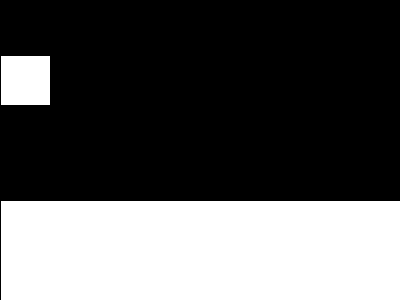
Frame 1 (no input)
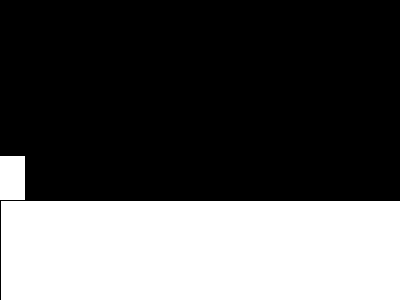
Frame 60 (the mouse pressed at the canvas centre just before this capture)
Frame 120 (the mouse held since frame 60 and released just before this capture): identical to frame 60, image omitted

The Processing sketch that drew these frames (run headless with seeded random() and noise(); from frame 60 on, the mouse is pressed at the canvas centre):

// Processing sketch: processing_103449
// ── processing_103449.pde

void setup(){
  size(400,300);
  
  
  
}

int xpos;
int ypos = 50;
boolean falling = true;
boolean rising = false;

void draw(){
 if (key == 'd'&& keyPressed == true){
   
  xpos = xpos + 5;
  
 } 
 
 if (key == 'a'&& keyPressed == true){
   
  xpos = xpos - 5;
  
 }
 
 if (rising == true){
   ypos = ypos - 5;
 }
 
 if (falling == true){
   ypos = ypos + 5; 
 }
   
 if (key == 'w' && keyPressed == true){
   rising = true;
   falling = false;
 }  
 
 if (rising == true && ypos < 100){
    rising = false;
    falling = true; 
 }
 
 if (ypos > 175){
    falling = false; 
 }
  
  background(0); 
  rect(xpos,ypos,50,50);
  rectMode(CENTER);
  rect(200,250,400,100);
 
}
